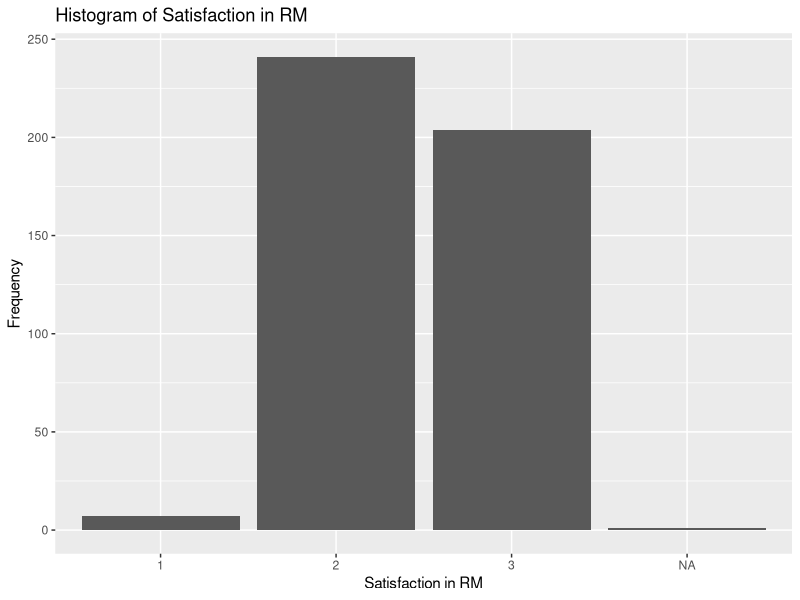
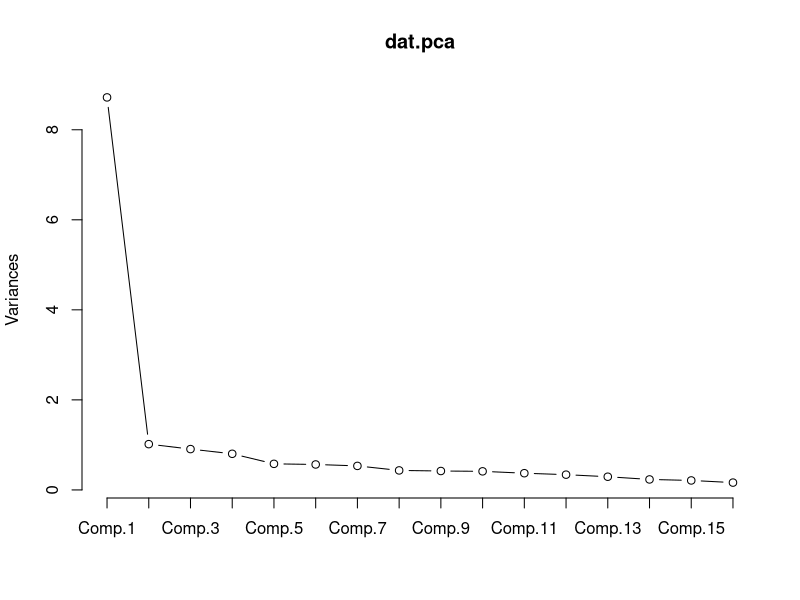
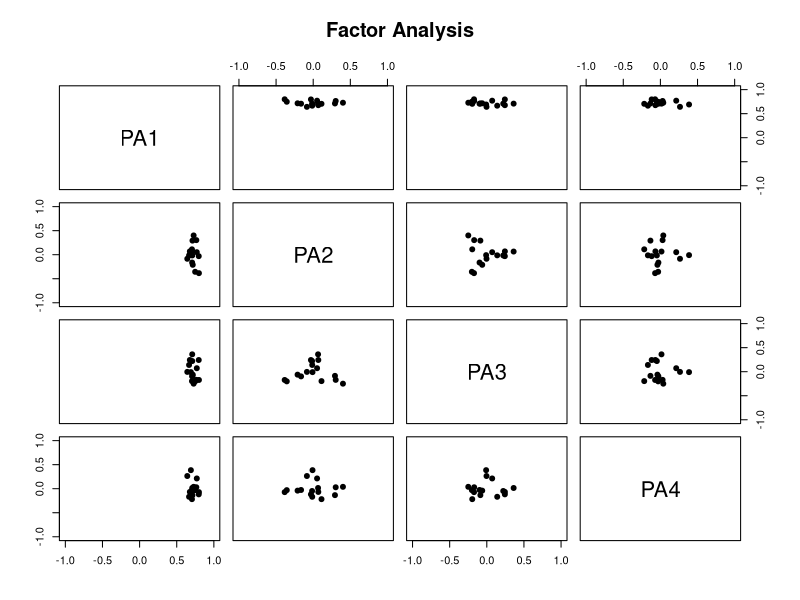

Recreate these plots in R, in order.
library(psych)
library(dplyr)
library(ggplot2)

data_origin <- read.csv('project/datasetsatisfaction.csv')
head(data_origin)
str(data_origin)

## ---- EDA -----------------------------------------------------------------

# Check null data
dim(data_origin)
colSums(is.na(data_origin))

# Check overall Satisfaction column - consider only unsatisfied case
table(data_origin$satisfaction.in.RM) 

data_origin$satisfaction.in.RM <- as.factor(data_origin$satisfaction.in.RM)

ggplot(data_origin, aes(x = satisfaction.in.RM)) +
    geom_bar() +
    xlab("Satisfaction in RM") +
    ylab("Frequency") +
    ggtitle("Histogram of Satisfaction in RM")

data <- data_origin %>%
    filter(satisfaction.in.RM == 2) %>%
    select(-satisfaction.in.RM) %>%
    na.omit()

dim(data)

## ---- Principal Factor Method --------------------------------------------

# Conduct principal component analysis for choosing the number of factors in the principal factor method.
cormat <- cor(data)
dimnames(cormat) <- list(c("x1", "x2", "x3", "x4", "x5", "x6","x7", "x8", "x9", "x10", "x11", "x12", "x13", "x14", "x15", "x16"),
                         c("x1", "x2", "x3", "x4", "x5", "x6","x7", "x8", "x9", "x10", "x11", "x12", "x13", "x14", "x15", "x16"))
round(cormat,3) # No negative correlation here.


dat.pca <- princomp(covmat=cormat,cor=T)
summary(dat.pca)
dat.pca$sdev^2
screeplot(dat.pca, npcs=16,type="l")

# Rule 1. Scree Plot - Choose p = 4
# Rule 2. Kaiser's Rule - Choose p = 2
# Rule 3. Choose cumulative proportion over 70% - choose p = 4

fac.pf1 = fa(data, nfactors=4, fm="pa", rotate="none", max.iter = 1000, tol = 1e-6)
fac.pf1
fa.plot(fac.pf1,xlim=c(-1,1), ylim=c(-1,1),)

fac.pf2 = fa(data, nfactors=4, fm="pa", rotate="varimax", max.iter = 1000, tol = 1e-6)
fac.pf2
fac.pf2$loadings

# Assume Simple Structure
loadings_matrix <- as.matrix(fac.pf2$loadings)
max_loadings <- apply(loadings_matrix, 1, function(x) which.max(x))

loadings_df <- data.frame(
    Variable = names(max_loadings),
    Max_Factor = max_loadings
)

grouped_variables.fa <- loadings_df %>%
    group_by(Max_Factor) %>%
    summarize(Variables = paste(Variable, collapse = ", "))

grouped_variables.fa

## By using simple structure, 
## f1 (Doctor) - x1 x2 x3 x4 x5
## f2 (Time) - x10 x14 x15 x16
## f3 (Rooms) - x6 x7 x8 x9
## f4 (Services) - x11 x12 x13

# Check s > 0 Situation
p <- 204
k <- 4
cat("Number of Free Parameters:", ((p-k)^2 - (p+k))/2)


## ---- Maximum Likelihood Factor Method ----------------------------------

# Consider 4 factor Model (same with Principal Facotr Method)
fac.ml.result <- fa(data, nfactors = 4, fm = "ml", rotate = "varimax", max.iter = 10000, tol = 1e-6)
summary(fac.ml.result)
fac.ml.result$loadings

loadings_matrix <- as.matrix(fac.ml.result$loadings)
max_loadings <- apply(loadings_matrix, 1, function(x) which.max(x))

loadings_df <- data.frame(
    Variable = names(max_loadings),
    Max_Factor = max_loadings
)

grouped_variables.ml <- loadings_df %>%
    group_by(Max_Factor) %>%
    summarize(Variables = paste(Variable, collapse = ", "))

grouped_variables.fa
grouped_variables.ml

fac.ml1 <- fa(data, nfactors = 1, fm = "ml", rotate = "none", max.iter = 10000, tol = 1e-6)
summary(fac.ml1)

fac.ml2 <- fa(data, nfactors = 2, fm = "ml", rotate = "none", max.iter = 10000, tol = 1e-6)
summary(fac.ml2)

fac.ml3 <- fa(data, nfactors = 3, fm = "ml", rotate = "none", max.iter = 10000, tol = 1e-6)
summary(fac.ml3)

fac.ml4 <- fa(data, nfactors = 4, fm = "ml", rotate = "none", max.iter = 10000, tol = 1e-6)
summary(fac.ml4)

fac.ml5 <- fa(data, nfactors = 5, fm = "ml", rotate = "none", max.iter = 10000, tol = 1e-6)
summary(fac.ml5)

fac.ml6 <- fa(data, nfactors = 6, fm = "ml", rotate = "none", max.iter = 10000, tol = 1e-6)
summary(fac.ml6)

fac.ml7 <- fa(data, nfactors = 7, fm = "ml", rotate = "none", max.iter = 10000, tol = 1e-6)
summary(fac.ml7)


## ---- FA Scores ----------------------------------

head(fac.ml.result$scores)
apply(fac.ml.result$scores, 2, mean)
apply(fac.ml.result$scores, 2, var)

head(fac.pf2$scores)
apply(fac.pf2$scores, 2, mean)
apply(fac.pf2$scores, 2, var)
